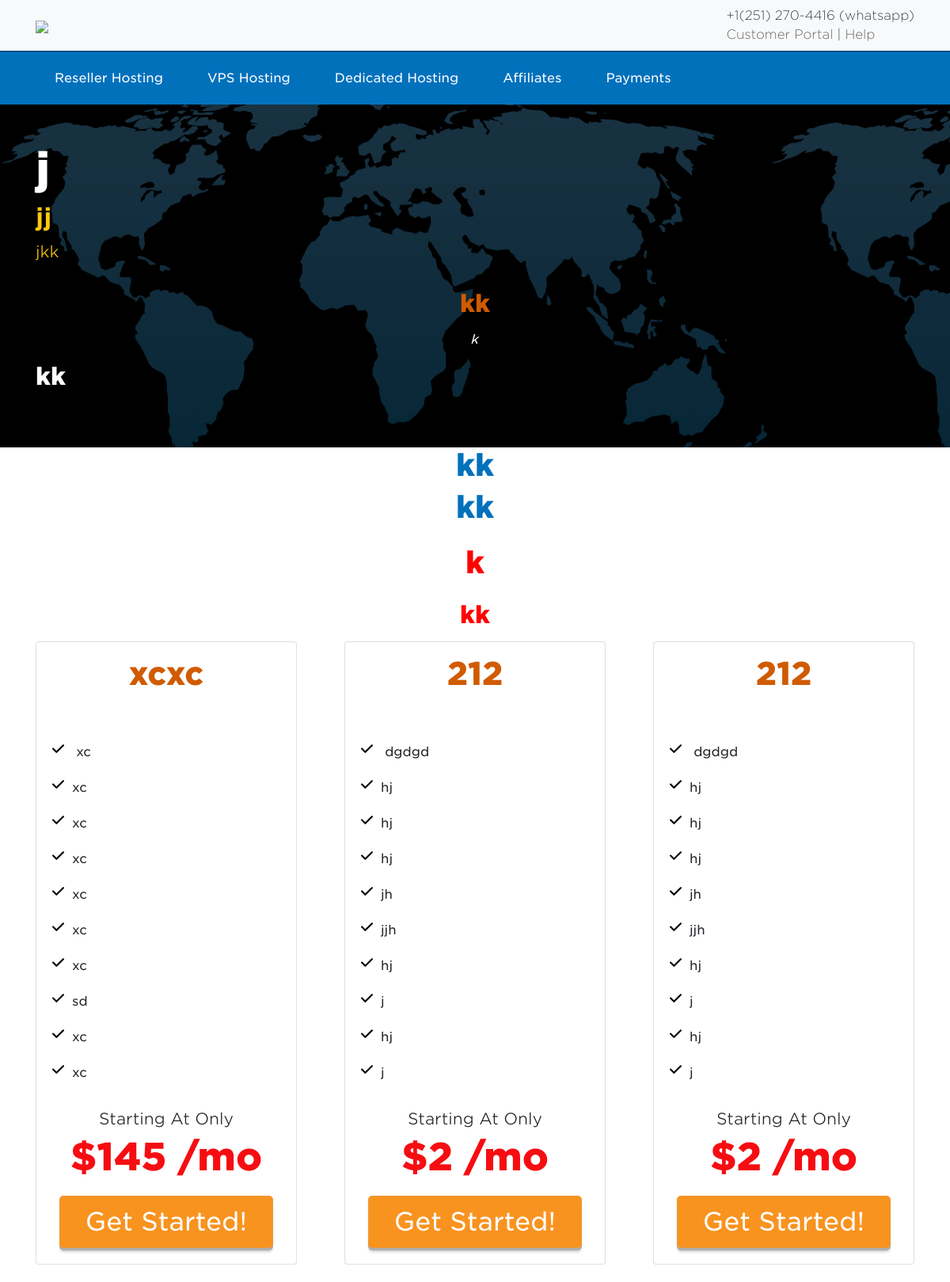
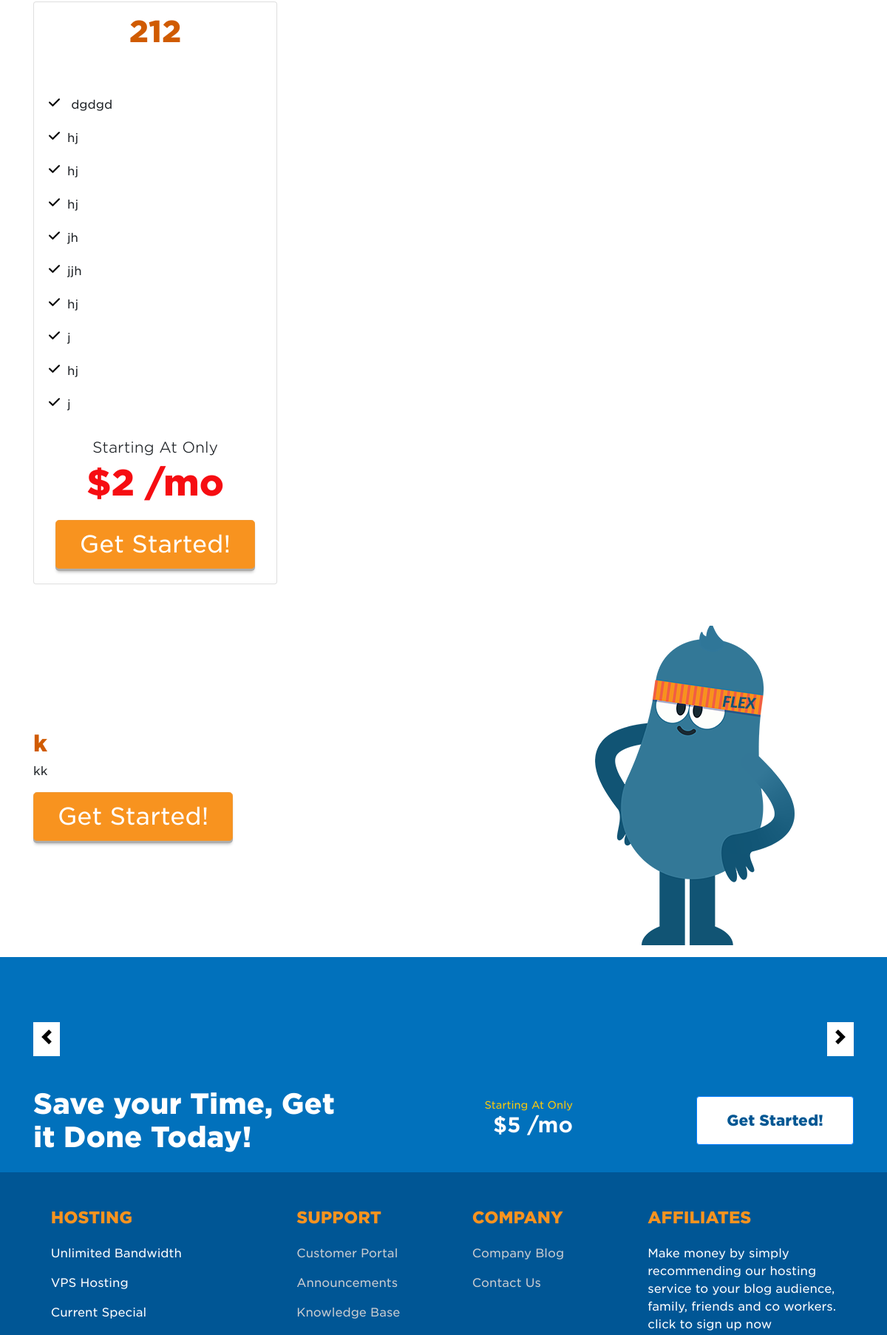
Page /server/Serv/ (upper part) on the committed database (2 pictures, top to bottom).
### core/models.py (models this page shows, shortened)
class Servers(models.Model):
    slug = models.SlugField(max_length=200)
    page_title = models.CharField(max_length=200)
    page_keywords = models.CharField(max_length=500)
    page_desc = models.TextField()
    hero_h1 = models.CharField(max_length=200)
    hero_h2 = models.CharField(max_length=200)
    hero_p = models.TextField()
    servers_title = models.CharField(max_length=200)
    payments_options = models.CharField(max_length=500)
    hero_title = models.CharField(max_length=200)
    table_title = models.CharField(max_length=200)
    table_title2 = models.CharField(max_length=200)
    table_title3 = models.CharField(max_length=200)
    table_title4 = models.CharField(max_length=200)
    pricing_table = models.ManyToManyField(pricing_table)
    feature_section_title = models.CharField(max_length=200)
    feature_section_desc = models.TextField()
    feature_section_btn_href = models.CharField(max_length=200)
    feature_section_img = models.ImageField(upload_to="feature_section")

class pricing_table(models.Model):
    table_title = models.CharField(max_length=200)
    table_feature1 = models.CharField(max_length=200)
    table_feature2 = models.CharField(max_length=200)
    table_feature3 = models.CharField(max_length=200)
    table_feature4 = models.CharField(max_length=200)
    table_feature5 = models.CharField(max_length=200)
    table_feature6 = models.CharField(max_length=200)
    table_feature7 = models.CharField(max_length=200)
    table_feature8 = models.CharField(max_length=200)
    table_feature9 = models.CharField(max_length=200)
    table_feature10 = models.CharField(max_length=200)
    table_price = models.IntegerField()
    table_href = models.CharField(max_length=200)
    def __str__(self):
        return self.table_title

### core/views.py (the view)
# urls.py: path('server/<slug>/', ServerDetailView),
def ServerDetailView(request, slug):
    model = Servers.objects.get(slug=slug)
    model2 = pricing_table.objects.all()
    model4 = review.objects.all()
    context = {
        "Servers": model,
        "tables": model2,
        "reviews": model4,
    }
    return render(request, "cheap-dedicated-server.html", context)

### templates/cheap-dedicated-server.html (shortened to what this page needs)
{% extends "base.html" %}
{% load static %}
{% block content %}
<section class="Hero">
    <div class="container py-5 text-white">
        <h1 style="font-size: 57px; font-weight: 800;">{{ Servers.hero_h1 }}</h1>
        <h2><b style="color: #ffc70d;">{{ Servers.hero_h2 }}</b></h2>
        <p class="lead" style="font-size: 20px; color: #ffc70d;">{{ Servers.hero_p }}
        </p>
        <div class="py-3">
            <h2 style="font-size: 30px; font-weight: 800; color: #D05B00;" class="text-center">{{ Servers.servers_title }}</h2>
            <div class="text-center my-3">
                <i color="text-white">{{ Servers.payments_options }}</i>
            </div>
            <h2 style="font-size: 30px; font-weight: 800;">{{ Servers.hero_title }}</h2>
        </div>
    </div>
</section>
<section>
    <div class="container">
        <h3 style="font-size: 38px; font-weight: 800; color: #0171BC;" class="text-center">{{ Servers.table_title }}
            <h3 style="font-size: 38px; font-weight: 800; color: #0171BC;" class="text-center">{{ Servers.table_title2}}</h2>
                <h3 style="font-size: 38px; font-weight: 800; color: #ff0000;" class="text-center py-3">{{ Servers.table_title3 }}
                    <h2 style="font-size: 30px; font-weight: 800; color: #ff0000;" class="text-center mb-3">{{ Servers.table_title4 }}</h2>
                    <div class="card-deck my-3 text-center">
<div class="row">
                        {% for table in tables %}
                        <div class="col-4">
                            <div class="card mb-4 box-shadow">
                                <div>
                                    <h4 class="my-3" style="font-size: 40px; font-weight: 800; color: #d05b00;">{{ table }}</h4>
                                </div>
                                <div class="card-body">
                                    <ul class="list-unstyled text-left mt-3 mb-4">
                                        <li style="line-height: 45px;">
                                            {{ table.table_feature1 }}
                                        </li>
                                        <li style="line-height: 45px;"></i>{{ table.table_feature2 }}</li>
                                        <li style="line-height: 45px;"></i>{{ table.table_feature3 }}</li>
                                        <li style="line-height: 45px;"></i>{{ table.table_feature4 }}</li>
                                        <li style="line-height: 45px;"></i>{{ table.table_feature5 }}</li>
                                        <li style="line-height: 45px;"></i>{{ table.table_feature6 }}</li>
                                        <li style="line-height: 45px;"></i>{{ table.table_feature7 }}</li>
                                        <li style="line-height: 45px;"></i>{{ table.table_feature8 }}</li>
                                        <li style="line-height: 45px;"></i>{{ table.table_feature9 }}</li>
                                        <li style="line-height: 45px;"></i>{{ table.table_feature10 }}</li>
                                    </ul>
                                    <h3 class="lead">Starting At Only</h3>
                                    <h2 class="price">${{ table.table_price }} /mo</h2>
                                    <a class="btn btn-warning btn-lg" href="{{ table.table_href }}"
                                        style="padding: 8px 32px !important;">Get
                                        Started!</a>
                                </div>
                            </div>
                        </div>
                        {% endfor %}
                    </div>
                    </div>
    </div>
</section>
<section>
    <div class="container py-3">
        <div class="row">
            <div class="col-8 align-self-center">
                <h2 style="font-size: 30px; font-weight: 800; color: #D05B00;">{{ Servers.feature_section_title }}
                </h2>
                <p>{{ Servers.feature_section_desc }}
                </p>
                <a class="btn btn-warning btn-lg" href="{{ Servers.feature_section_btn_href }}" style="padding: 8px 32px !important;">Get Started!</a>
            </div>
            <div class="col-4">
                <img src="/media/{{ Servers.feature_section_img }}">
            </div>
        </div>
    </div>
</section>
{% include "reviews.html" %}
{% endblock content %}

### rows in the picture
Servers: hero_h1 "j", hero_h2 "jj", hero_p "jkk", servers_title "kk", payments_options "k", hero_title "kk", table_title "kk", table_title2 "kk", table_title3 "k", table_title4 "kk", feature_section_title "k", feature_section_desc "kk", feature_section_img (picture)
pricing_table: table_title "xcxc", table_feature1 "xc", table_feature2 "xc", table_feature3 "xc", table_feature4 "xc", table_feature5 "xc", table_feature6 "xc", table_feature7 "xc", table_feature8 "sd", table_feature9 "xc", table_feature10 "xc", table_price "145"
pricing_table: table_title "212", table_feature1 "dgdgd", table_feature2 "hj", table_feature3 "hj", table_feature4 "hj", table_feature5 "jh", table_feature6 "jjh", table_feature7 "hj", table_feature8 "j", table_feature9 "hj", table_feature10 "j", table_price "2"
pricing_table: table_title "212", table_feature1 "dgdgd", table_feature2 "hj", table_feature3 "hj", table_feature4 "hj", table_feature5 "jh", table_feature6 "jjh", table_feature7 "hj", table_feature8 "j", table_feature9 "hj", table_feature10 "j", table_price "2"
pricing_table: table_title "212", table_feature1 "dgdgd", table_feature2 "hj", table_feature3 "hj", table_feature4 "hj", table_feature5 "jh", table_feature6 "jjh", table_feature7 "hj", table_feature8 "j", table_feature9 "hj", table_feature10 "j", table_price "2"
